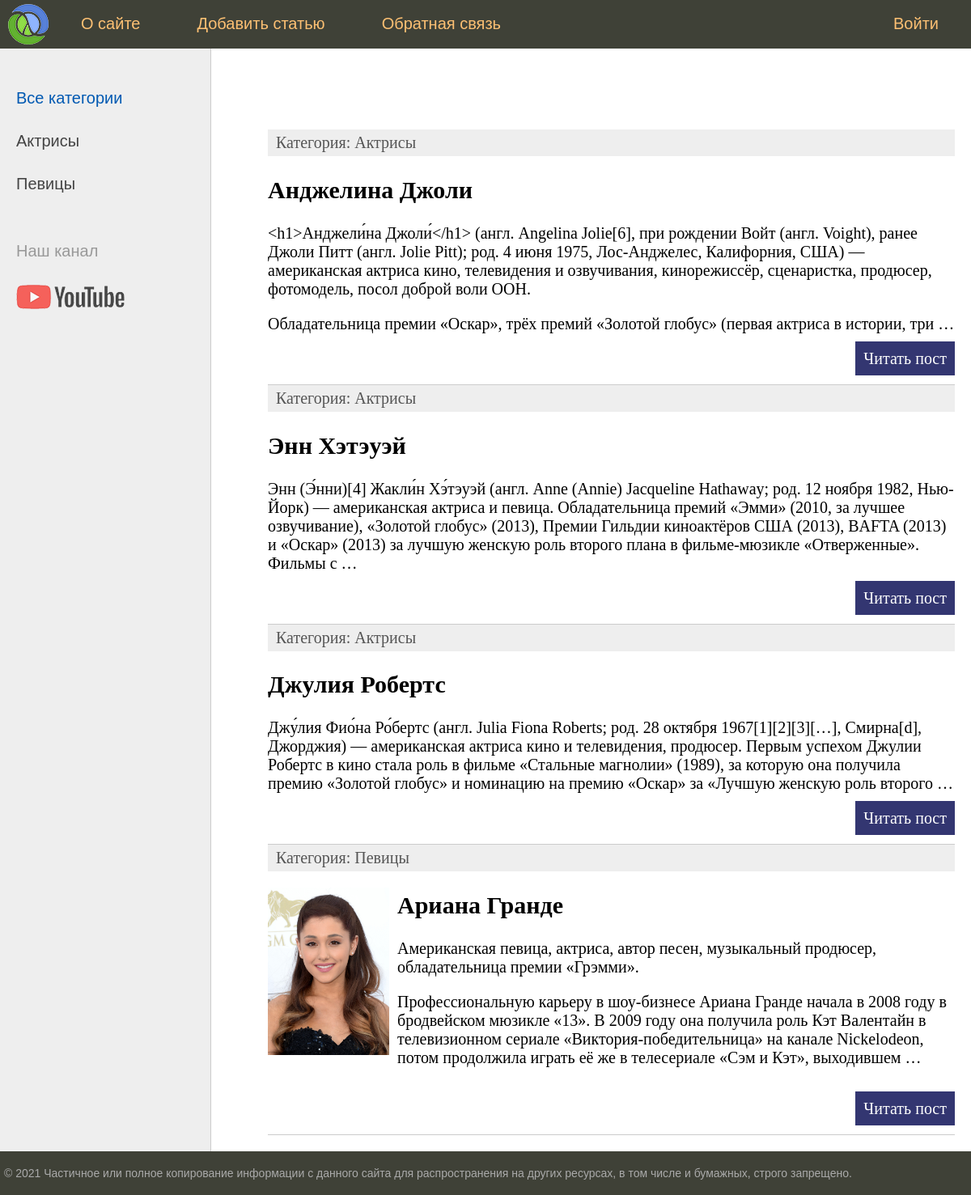
The page / on the database its author committed.
### women/models.py (models this page shows, shortened)
class Category(models.Model):
    name = models.CharField(max_length=100, db_index=True, verbose_name = 'Категория')
    def __str__(self):
        return self.name
    def get_absolute_url(self):
        return reverse('category', kwargs={'cat_id': self.pk})
    class Meta:
        verbose_name = 'Категории'
        verbose_name_plural = 'Категории'
        ordering = ['id']

class Women(models.Model):
    title = models.CharField(max_length=255, verbose_name='Заголовок')
    content = models.TextField(blank=True)
    photo = models.ImageField(upload_to="photos/%Y/%m/%d/" ,verbose_name= 'Фото')
    time_create = models.DateTimeField(auto_now_add=True, verbose_name= 'Время создания')
    time_update = models.DateTimeField(auto_now=True)
    is_published = models.BooleanField(default=True,verbose_name = 'Публикация')
    cat = models.ForeignKey('Category', on_delete=models.PROTECT, null=True)
    def get_absolute_url(self):
        return reverse('post', kwargs={'post_id': self.pk})
    class Meta:
        verbose_name = 'Известные женщины'
        verbose_name_plural = 'Известные женщины'
        ordering = ['time_create','title']

### women/views.py (the view)
# urls.py: path('', index, name='home'),
def index(request):
    posts = Women.objects.all()
    context = {
        'posts': posts,
        'menu': menu,
        'title': 'Главная страница',
        'cat_selected': 0,
    }
    return render(request, 'women/index.html', context=context)

### women/templatetags/women_tags.py (called while the page is built)
@register.inclusion_tag('women/list_categories.html')
def show_categories(sort = None, cat_selected =0):
    if not sort:
        cats = Category.objects.all()
    else:
        cats = Category.objects.order_by(sort)
    return {'cats':cats, 'cat_selected': cat_selected}

### women/templates/women/index.html (shortened to what this page needs)
{% extends 'women/base.html' %}
{% block content %}
<ul class="list-articles">
	{% for p in posts %}
			<li><div class="article-panel">
	<p class="first">Категория: {{p.cat}}</p>
</div>
{% if p.photo %}
	<p><img class = 'img-article-left thumb' src ='{{p.photo.url}}'></p>
{% endif %}
				<h2>{{p.title}}</h2>
	{% autoescape on %}
	{{p.content|linebreaks|truncatewords:50}}
	{% endautoescape %}
			<p class="link-read-post"><a href="{{ p.get_absolute_url }}">Читать пост</a></p>
			</li>
	{% endfor %}
</ul>
{% endblock %}

### women/templates/women/base.html (shortened to what this page needs)
{% load static %}
{% load women_tags %}
<!DOCTYPE html>
<html>
<head>
	<link type="text/css" href="{% static 'women/css/styles.css' %}" rel="stylesheet" />
</head>
<body>
<table class="table-page" border=0 cellpadding="0" cellspacing="0">
<tr><td valign=top>
{% block mainmenu %}
		<div class="header">
			<ul id="mainmenu" class="mainmenu">
			<li class="logo"><a href="{% url 'home' %}"><div class="logo"></div></a></li>
{% for m in menu %}
	{% if not forloop.last %}
			<li><a href="{% url m.url_name %}">{{m.title}}</a></li>
	{% else %}
			<li class="last"><a href="{% url m.url_name %}">{{m.title}}</a></li>
	{% endif %}
{% endfor %}
			</ul>
		</div>
{% endblock mainmenu %}
<table class="table-content" border=0 cellpadding="0" cellspacing="0">
<tr>
	<td valign="top" class="left-chapters">
	<ul id="leftchapters">
{% if cat_selected == 0 %}
		<li class="selected">Все категории</li>
{% else %}
		<li><a href="{% url 'home' %}">Все категории</a></li>
{% endif %}
{% show_categories cat_selected=cat_selected %}
		<li class="share">
		<p>Наш канал</p>
		<a class="share-yt" href="https://www.youtube.com/channel/UClJzWfGWuGJL2t-3dYKcHTA/playlists" target="_blank" rel="nofollow"></a>
		</li>
	</ul>
</td>
<td valign="top" class="content">
	<div class="content-text">
{% block content %}
{% endblock %}
	</div>
</td></tr></table>
</td></tr>
<tr><td valign=top>
	<div id="footer">
		<p>&copy; 2021 Частичное или полное копирование информации с данного сайта для распространения на других ресурсах, в том числе и бумажных, строго запрещено.</p>
	</div>
</td></tr></table>
</body>
</html>

### women/templates/women/list_categories.html
{% for c in cats %}
	{% if c.pk == cat_selected %}
		<li class="selected">{{c.name}}</li>
	{% else %}
		<li><a href="{{ c.get_absolute_url }}">{{c.name}}</a></li>
	{% endif %}
{% endfor %}

### women/static/women/css/styles.css (style rules this page uses)
html, body { font-family: 'Arial'; margin: 0; padding: 0; height: 100%; width: 100%; color: #444; }
a { color: #0059b2; text-decoration: none; }
img { max-width: 600px; height: auto; }
img.img-article-left { max-width: 300px; height: auto; float: left; padding: 0 10px 10px 0; }
img.img-article-left.thumb { max-width: 150px; height: auto; }
p.link-read-post { text-align: right; }
p.link-read-post a { padding: 10px; min-width: 100px; background: #333671; color: #fff; text-decoration: none; }
div.article-panel { background: #eee; padding: 5px 10px 5px 10px; box-sizing: border-box; overflow: hidden; color: #555; }
div.article-panel p.first { margin: 0; float: left; }
ul.list-articles { list-style: none; margin: 0; padding: 0; }
ul.list-articles li { border-bottom: 1px solid #ccc; }
.table-page { width: 100%; height: 100%; vertical-align: top; }
.table-page tr { height: 100%; }
.header { background: #3F4137; height: 60px; }
.logo { background: url('../images/logo.png') no-repeat 10px 5px; width: 70px; height: 60px; }
ul.mainmenu { list-style: none; margin: 0; padding: 0; height: 60px; color: #fdc073; font-size: 20px; overflow: hidden; }
ul.mainmenu li { float: left; margin: 18px 40px 0 30px; }
ul.mainmenu li.logo { margin: 0; }
ul.mainmenu li.last { float: right; }
ul.mainmenu li a { color: #fdc073; text-decoration: none; }
.table-content { width: 100%; min-height: 100%; height: 100%; }
.left-chapters { margin: 0; background: #eee; border-right: 1px solid #ccc; min-height: 100%; }
.left-chapters ul { width: 230px; min-height: 100%; margin: 0; padding: 20px 10px 10px 20px; list-style: none; font-size: 20px; }
.left-chapters ul li { margin: 30px 0 0 0; color: #999; }
.left-chapters ul li.selected { color: #0059b2; }
.left-chapters ul li a { color: #444; text-decoration: none; }
.left-chapters ul li.share { margin: 60px 0 0 0; }
.left-chapters ul li.share p { margin: 30px 0 30px 0; }
.left-chapters ul li.share a { display: inline-block; width: 40px; height: 40px; margin: 0 20px 0 0; }
.left-chapters ul li.share a.share-yt { width: 100%; height: 30px; background: url('../images/share_yt.png') no-repeat 0 0 }
.content { padding: 40px 20px 20px 40px; width: 100%; box-sizing: border-box; }
.content-text { margin: 60px 0 0 30px; color: #000; font-size: 20px; font-family: Yandex Sans Display Light; }
#footer { box-sizing: border-box; background: #3F4137; padding: 5px; color: #aaa; font-size: 14px; font-family: Verdana, Geneva, Arial, Helvetica; text-align: left; overflow: hidden; }

### rows shown on the page
Category: name "Актрисы"
Category: name "Певицы"
Women: cat "Актрисы", title "Анджелина Джоли", content "<h1>Анджели́на Джоли́</h1> (англ. Angelina Jolie[6], при рождении Войт (англ. Voight), ранее Джоли Питт (англ. Jolie Pitt); род. 4 июня 1975, Лос-Анджелес, Калифорния, США) — американская актриса кино, телевидения и озвучивания, кинорежиссёр, сценаристка, продюсер, фотомодель, посол доброй воли ООН. Обладательница премии «Оскар», трёх премий «Золотой глобус» (первая актриса в истории, три …"
Women: cat "Актрисы", title "Энн Хэтэуэй", content "Энн (Э́нни)[4] Жакли́н Хэ́тэуэй (англ. Anne (Annie) Jacqueline Hathaway; род. 12 ноября 1982, Нью-Йорк) — американская актриса и певица. Обладательница премий «Эмми» (2010, за лучшее озвучивание), «Золотой глобус» (2013), Премии Гильдии киноактёров США (2013), BAFTA (2013) и «Оскар» (2013) за лучшую женскую роль второго плана в фильме-мюзикле «Отверженные». Фильмы с …"
Women: cat "Актрисы", title "Джулия Робертс", content "Джу́лия Фио́на Ро́бертс (англ. Julia Fiona Roberts; род. 28 октября 1967[1][2][3][…], Смирна[d], Джорджия) — американская актриса кино и телевидения, продюсер. Первым успехом Джулии Робертс в кино стала роль в фильме «Стальные магнолии» (1989), за которую она получила премию «Золотой глобус» и номинацию на премию «Оскар» за «Лучшую женскую роль второго …"
Women: cat "Певицы", photo (picture), title "Ариана Гранде", content "Американская певица, актриса, автор песен, музыкальный продюсер, обладательница премии «Грэмми». Профессиональную карьеру в шоу-бизнесе Ариана Гранде начала в 2008 году в бродвейском мюзикле «13». В 2009 году она получила роль Кэт Валентайн в телевизионном сериале «Виктория-победительница» на канале Nickelodeon, потом продолжила играть её же в телесериале «Сэм и Кэт», выходившем …"

### other values the page prints
{{ m.title }} "О сайте" "Добавить статью" "Обратная связь"
{{ m.title }} "Войти"
